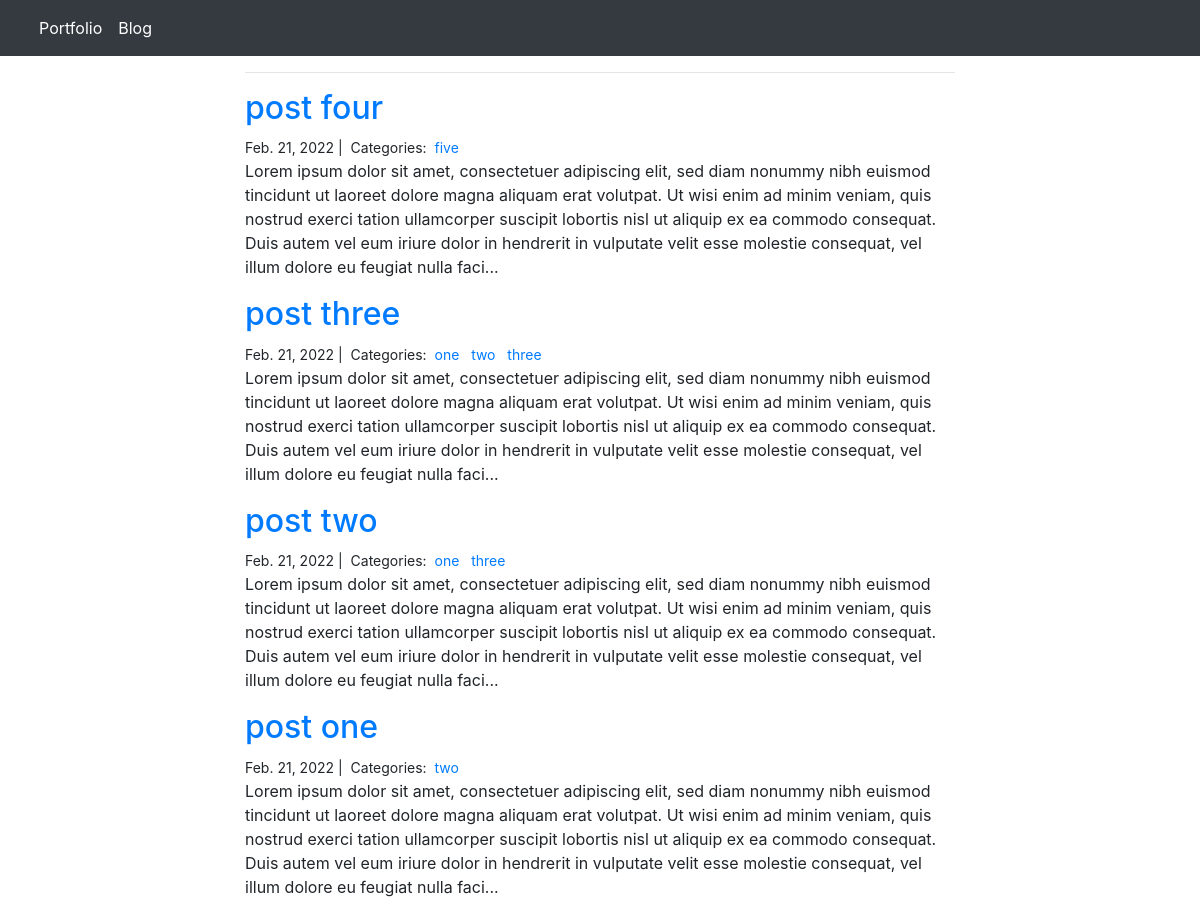
Screenshot of /blog/post/ with the database file from the repository.
### blog/models.py (models this page shows, shortened)
class Post(models.Model):
    title = models.CharField(max_length=120)
    body = models.TextField()
    categories = models.ManyToManyField(Category, related_name='posts')
    created = models.DateTimeField(auto_now_add=True)
    updated = models.DateTimeField(auto_now=True)

class Category(models.Model):
    name = models.CharField(max_length=120)
    class Meta:
        verbose_name_plural = 'categories'

### blog/views.py (the view)
# urls.py: path('post/', views.PostList.as_view(), name='post_list'),
class PostList(ListView):
    template_name = 'blog/blog_list.html'
    model = Post
    context_object_name = 'posts'
    def get_queryset(self):
        return self.model.objects.all().order_by('-created')

### blog/templates/blog/blog_list.html (shortened to what this page needs)
{% extends 'base.html' %}
{% block content %}
<div class="col-md-8 offset-md-2">
    <hr>
    {% for post in posts %}
        <h2><a href="{% url 'blog:post_detail' post.pk%}">{{ post.title }}</a></h2>
        <small>
            {{ post.created.date }} |&nbsp;
            Categories:&nbsp;
            {% for category in post.categories.all %}
            <a href="{% url 'blog:blog_category_list' category.pk %}">
                {{ category.name }}
            </a>&nbsp;
            {% endfor %}
        </small>
        <p>{{ post.body | slice:":400" }}...</p>
    {% endfor %}
</div>
{% endblock content %}

### rows the page displays
Post: title "post four", created "Feb. 21, 2022", body "Lorem ipsum dolor sit amet, consectetuer adipiscing elit, sed diam nonummy nibh euismod tincidunt ut laoreet dolore magna aliquam erat volutpat. Ut wisi enim ad minim veniam, quis nostrud exerci tation ullamcorper suscipit lobortis nisl ut aliquip ex ea commodo consequat. Duis autem vel eum iriure dolor in hendrerit in vulputate velit esse molestie consequat, vel illum dolore eu feugiat nulla faci"
Category: name "five"
Post: title "post three", created "Feb. 21, 2022", body "Lorem ipsum dolor sit amet, consectetuer adipiscing elit, sed diam nonummy nibh euismod tincidunt ut laoreet dolore magna aliquam erat volutpat. Ut wisi enim ad minim veniam, quis nostrud exerci tation ullamcorper suscipit lobortis nisl ut aliquip ex ea commodo consequat. Duis autem vel eum iriure dolor in hendrerit in vulputate velit esse molestie consequat, vel illum dolore eu feugiat nulla faci"
Category: name "one"
Category: name "two"
Category: name "three"
Post: title "post two", created "Feb. 21, 2022", body "Lorem ipsum dolor sit amet, consectetuer adipiscing elit, sed diam nonummy nibh euismod tincidunt ut laoreet dolore magna aliquam erat volutpat. Ut wisi enim ad minim veniam, quis nostrud exerci tation ullamcorper suscipit lobortis nisl ut aliquip ex ea commodo consequat. Duis autem vel eum iriure dolor in hendrerit in vulputate velit esse molestie consequat, vel illum dolore eu feugiat nulla faci"
Post: title "post one", created "Feb. 21, 2022", body "Lorem ipsum dolor sit amet, consectetuer adipiscing elit, sed diam nonummy nibh euismod tincidunt ut laoreet dolore magna aliquam erat volutpat. Ut wisi enim ad minim veniam, quis nostrud exerci tation ullamcorper suscipit lobortis nisl ut aliquip ex ea commodo consequat. Duis autem vel eum iriure dolor in hendrerit in vulputate velit esse molestie consequat, vel illum dolore eu feugiat nulla faci"
